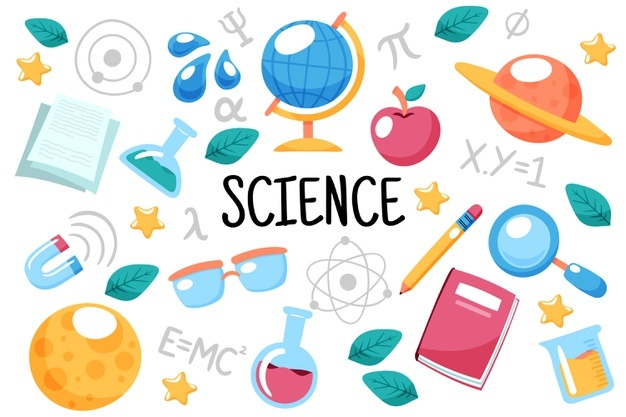
#> input picture python/science.jpg, 626 x 417 px
$ jupyter execute --allow-errors Untitled3.ipynb   (shell and % lines are left out)   (older library calls are emulated)
#> lines starting #> are read from the running program, lines starting #| are printed output that depends on the picture; after the words box and inside, x2 and y2 are one past the last pixel; in counts of white or black regions, pixels touching at a corner belong together
[cell 1]
import matplotlib.pyplot as plt
import numpy as np
import cv2
from google.colab import files

# [4 lines of commented-out code are left out]

img = cv2.imread('science.jpg')
#> img is the input picture: shape (417, 626, 3); mean B, G, R 221, 225.2, 225
#img[:,:,0] = 0
#img[:,:,1] = 0
plt.imshow(img)

[cell 2]
import numpy as np
a  = np.arange(16).reshape(4,4)
a.sum()

[cell 3]
import plotly.io as pio
pio.renderers

[cell 4]
import matplotlib.pyplot as plt

import numpy as np
import cv2 as cv
im = cv.imread('science.jpg')
plt.imshow(im)
imgray = cv.cvtColor(im, cv.COLOR_BGR2GRAY)
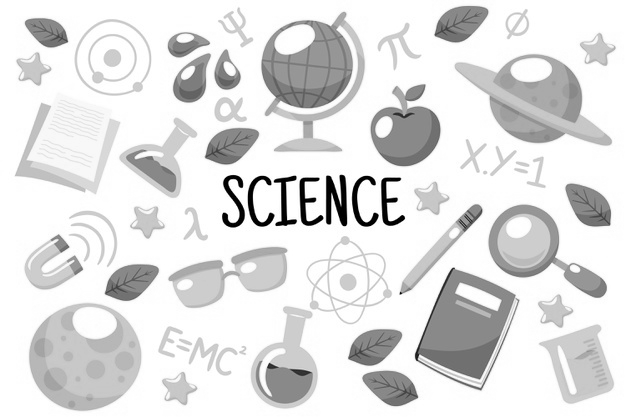
#> imgray: shape (417, 626); min 0, max 255, mean 224.7
ret, thresh = cv.threshold(imgray, 127, 255, 0)
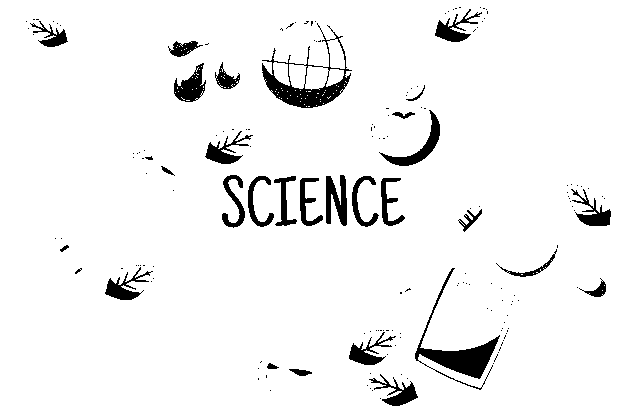
#> thresh: shape (417, 626); 94.8% white; 173 black regions (143 under 20 px)
im2, contours, hierarchy = cv.findContours(thresh, cv.RETR_TREE, cv.CHAIN_APPROX_SIMPLE)
#> contours = 347 contours, 309 with area under 20; largest, box (x1, y1, x2, y2) and area: (0, 0, 626, 417) 260000, (261, 31, 353, 109) 2320, (414, 267, 501, 380) 1890, (379, 109, 441, 167) 824, (325, 174, 348, 227) 809
